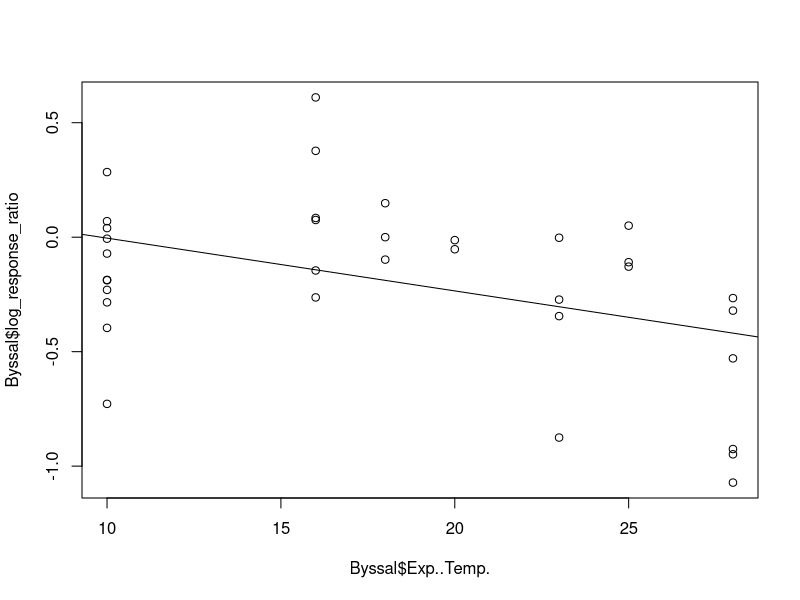
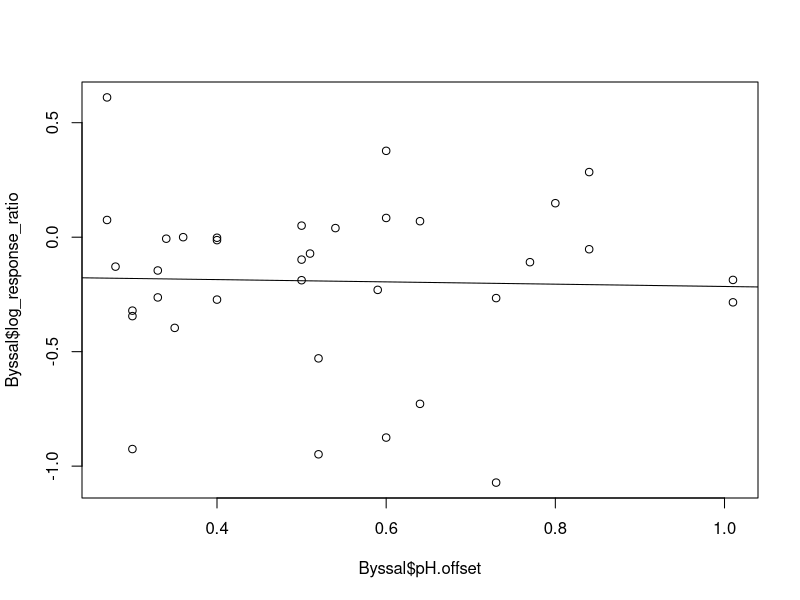
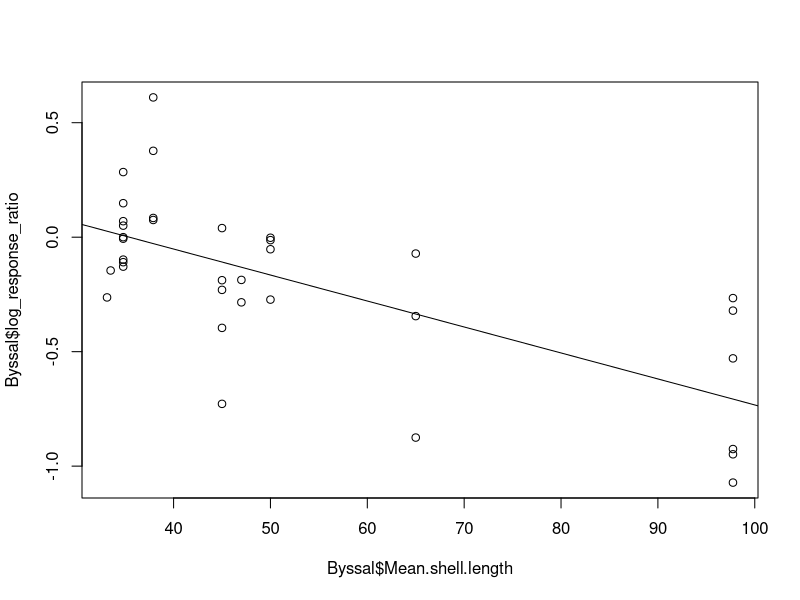
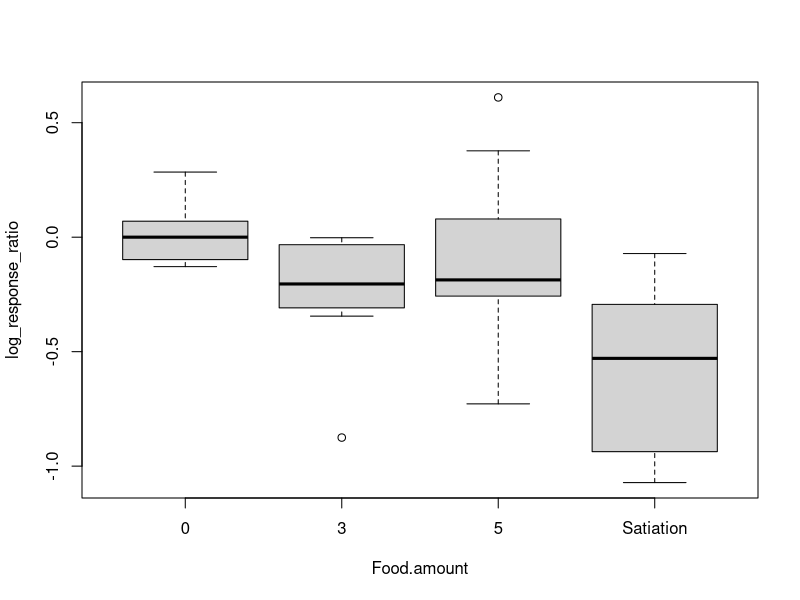
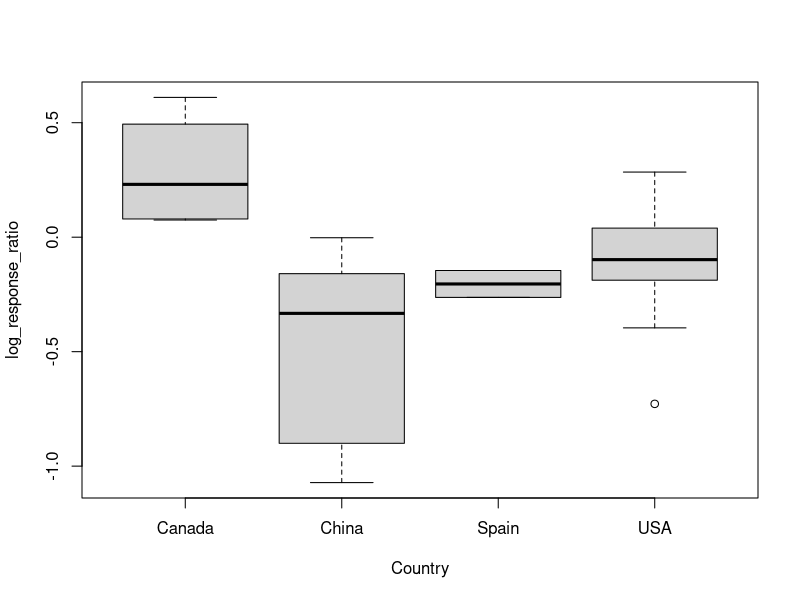
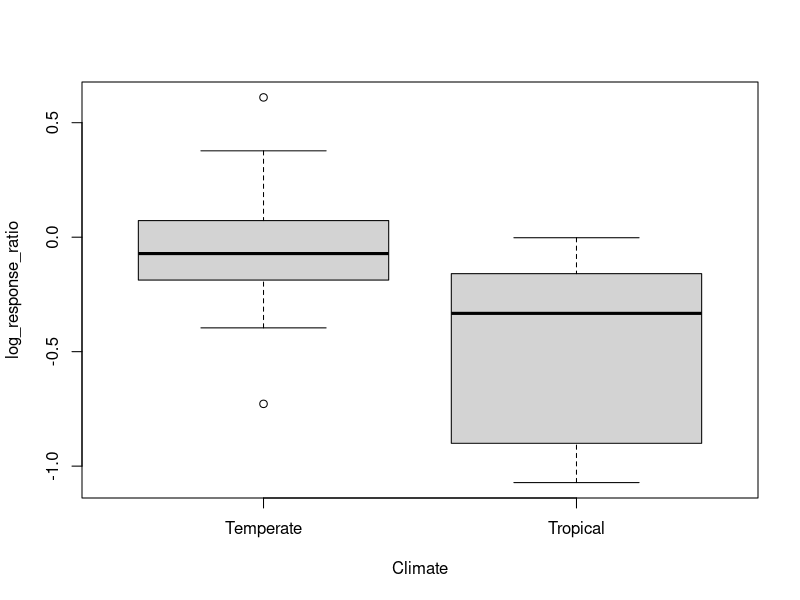

R code for these plots, in order:
# "Substantive calculation using" byssal data

## Read in the dataset, name it
## JD: Please avoid spaces in file paths
Byssal <- read.csv("Meta analysis workshop - byssal thread data.csv")

## Get basic summary statistics to review
summary(Byssal)
## JD: Any thoughts on what you see.

## Calculate the effect size and make a new column, as described in Clements & George 2022
Byssal$log_response_ratio <- log(Byssal$oa.mean / Byssal$ctrl.mean)

## JD: Up to here seems to cover the assignment; it's good for us if you stick to the assignments early on, since we have a lot of assignments to review.
## Grade 2/3

## Create plots to understand the data more in relation to our biological questions
plot(x = Byssal$Exp..Temp., y = Byssal$log_response_ratio)
abline(lm(log_response_ratio ~ Exp..Temp., data = Byssal))

plot(x = Byssal$pH.offset, y = Byssal$log_response_ratio)
abline(lm(log_response_ratio ~ pH.offset, data = Byssal))

plot(x = Byssal$Mean.shell.length, y = Byssal$log_response_ratio)
abline(lm(log_response_ratio ~ Mean.shell.length, data = Byssal))

boxplot(log_response_ratio ~ Food.amount, data = Byssal)

boxplot(log_response_ratio ~ Country, data = Byssal)

boxplot(log_response_ratio ~ Climate, data = Byssal)
